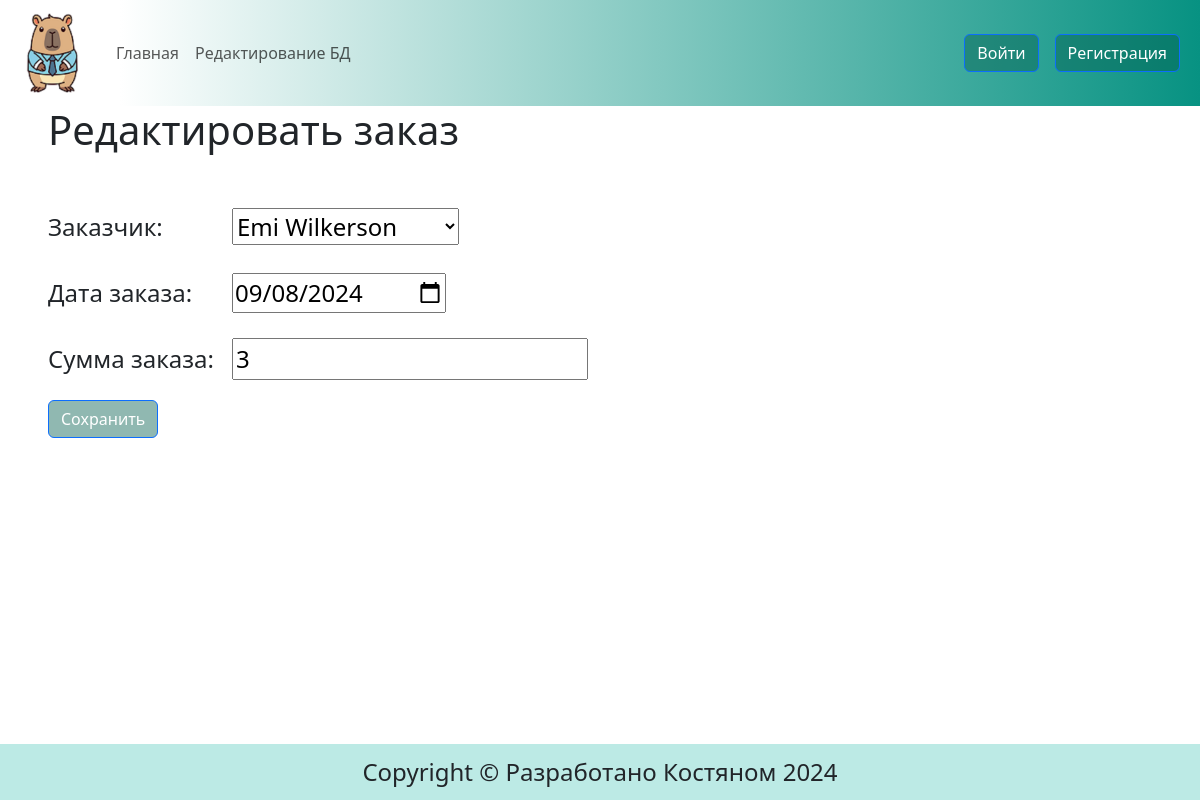
The app's page /edit/167/ with its own data.
### main/models.py (models this page shows, shortened)
class Order(models.Model):
    client = models.ForeignKey(Client, on_delete=models.DO_NOTHING, verbose_name='Заказчик')
    order_date = models.DateField(verbose_name="дата заказа")
    amount = models.IntegerField(null=False, verbose_name="сумма заказа")
    class Meta:
        db_table = "order"  # Имя таблицы в БД
        verbose_name = "Заказ"
        verbose_name_plural = "Заказы"
        ordering = ['-order_date']
        indexes = [
            models.Index(fields=['-order_date']),
        ]

### main/views.py (the view)
# urls.py: path('edit/<int:pk>/', views.UpdateOrder.as_view(), name='edit'),
class UpdateOrder(UpdateView):
    form_class = EditdOrderForm
    template_name = "main/add_order.html"
    success_url = reverse_lazy("main:orders")
    extra_context = {
        "title": "Редактировать",
        "content": "Редактировать заказ",
        "button": "Сохранить"
    }
    def get_queryset(self):
        return Order.objects.all()

### main/forms.py
class AddOrderForm(forms.ModelForm):
    client = forms.ModelChoiceField(label="Заказчик", empty_label="Выберите заказчика", queryset=Client.objects.all(), required=True)
    amount = forms.IntegerField(label="Сумма заказа", min_value=1, required=True)
    class Meta:
        model = Order
        fields = ['client', 'order_date', 'amount']
        widgets = {
            'order_date': forms.DateInput(attrs={'type':'date'})
        }

class EditdOrderForm(forms.ModelForm):
    amount = forms.IntegerField(label="Сумма заказа", min_value=1, required=True)
    class Meta:
        model = Order
        fields = ['client', 'order_date', 'amount']
        widgets = {
            'order_date': forms.DateInput(format='%Y-%m-%d', attrs={'type':'date'})
        }

### main/context_processors.py (called while the page is built)
def edit_form_context(request):
    add_order_form = AddOrderForm()
    return {'add_order_form': add_order_form,}

### main/models.py (called while the page is built)
    def __str__(self):
        return str(self.fullname)

### main/templates/main/add_order.html (shortened to what this page needs)
{% extends 'base.html' %} {% load static %}
{% block content %}
<div class="mx-5">
    <h1>{{ content }}</h1>
</div>
<div class="my-5">
    <form action="" method="post">
        <div class="mx-5 bg-3 row">
            {% for f in form %}
            <p class="p-0">
                <label class="col-sm-2 col-form-label" for="{{ f.id_for_label }}">{{f.label}}: </label>{{ f }}
            </p>
            {% endfor %}
        </div>
        <button type="submit" class="mx-5 btn btn-primary">{{button}}</button>
    </form>
</div>
{% endblock  %}

### main/static/main/css/styles.css (style rules this page uses)
p, pre { font-size: clamp(0.75rem, 0.25rem + 2vw, 1.5rem); }
.btn-primary { background-color: rgba(4, 95, 78, 0.441); }
html, body { height: 100%; }
.wrapper { min-height: 100%; display: flex; flex-direction: column; }

### records on screen
Order: form "Emi Wilkerson" "09/08/2024" "3"

### other values on screen
{{ content }} "Редактировать заказ"
{{ f.label }} "Заказчик" "Дата заказа" "Сумма заказа"
{{ button }} "Сохранить"
